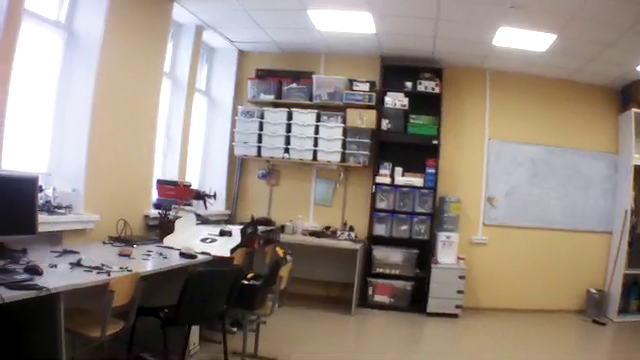
#> input picture tests/test_imgs/drone_dataset/test0.png, 640 x 360 px
$ python -i visual_odometry.py   (imports and definitions only)
#> lines starting #> are read from the running program, lines starting #| are printed output that depends on the picture
#!/usr/bin/env python
import cv2
import numpy as np
from itertools import compress

INIT_FRAME = 0
SECOND_FRAME = 1
NEXT_FRAME = 2

# [36 lines left out: functions match_features, estimate_pose, not called in this run]

class Camera:
    """ Camera model parameters """
    def __init__(self):
        #  K = [fx,0,cx,0,fy,cy,0,0,1]
        self.K = np.array([[ 394.83410645,    0.,          304.59488242],
                           [   0.,          394.50994873,  178.66114884],
                           [   0.,            0.,            1.        ]])

        #  dist = [k1,k2,p1,p2,k3]
        self.dist = np.array([[-0.40538686, 0.18274696, 0.00449549, -0.00054929, 0.06070349]])

class VisualOdometry:
    def __init__(self):
        self.frame_status = 0
        self.cur_frame = None
        self.old_frame = None
        self.cur_R = []
        self.cur_t = None
        self.cam = Camera()
        self.detector = cv2.xfeatures2d.SURF_create()
        self.old_kp = None
        self.old_des = None
        # self.cur_kp = None
        # self.cur_des = None

    # [28 lines left out: functions process_init_frame, process_next_frame, update, not called in this run]

# [1 line that did not run here, left out]
ox,oy = 0, 0
map_2d = np.zeros((600,600,3), dtype=np.uint8)
# [13 lines not run here, left out]

>>> import cv2
>>> picture = cv2.imread('tests/test_imgs/drone_dataset/test0.png', cv2.IMREAD_GRAYSCALE)
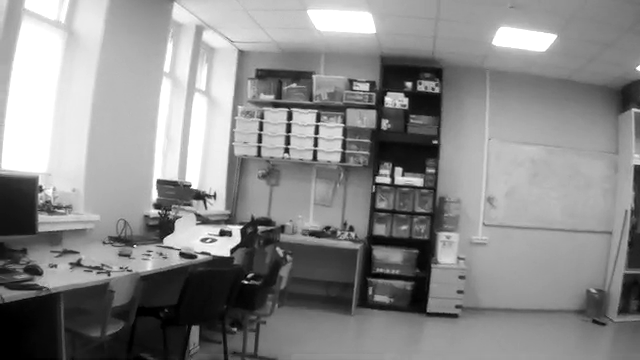
#> picture: shape (360, 640); min 0, max 255, mean 137
#> (the run stopped early here; a loop or call above may not have finished)

$ run again, on tests/test_imgs/drone_dataset/test6.png
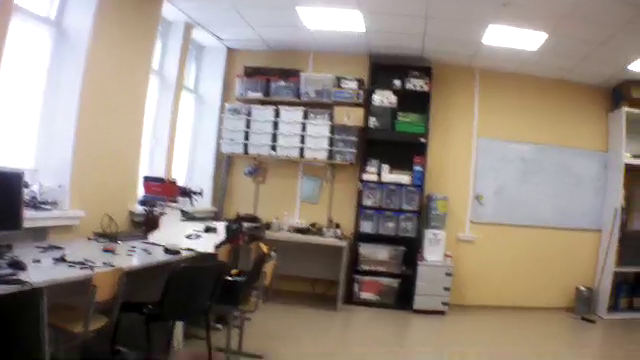
#> input picture tests/test_imgs/drone_dataset/test6.png, 640 x 360 px
#> `picture = cv2.imread('tests/test_imgs/drone_dataset/test0.png', cv2.IM..`:
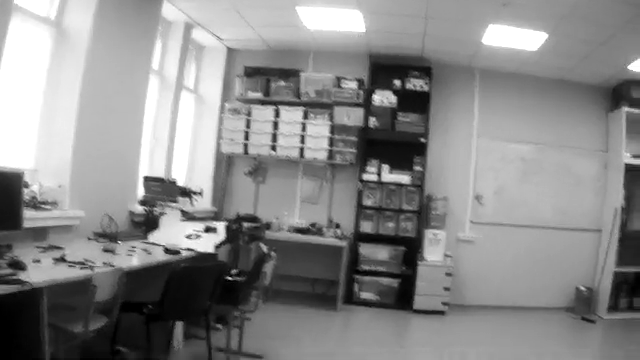
#> picture: shape (360, 640); min 0, max 255, mean 136.6
